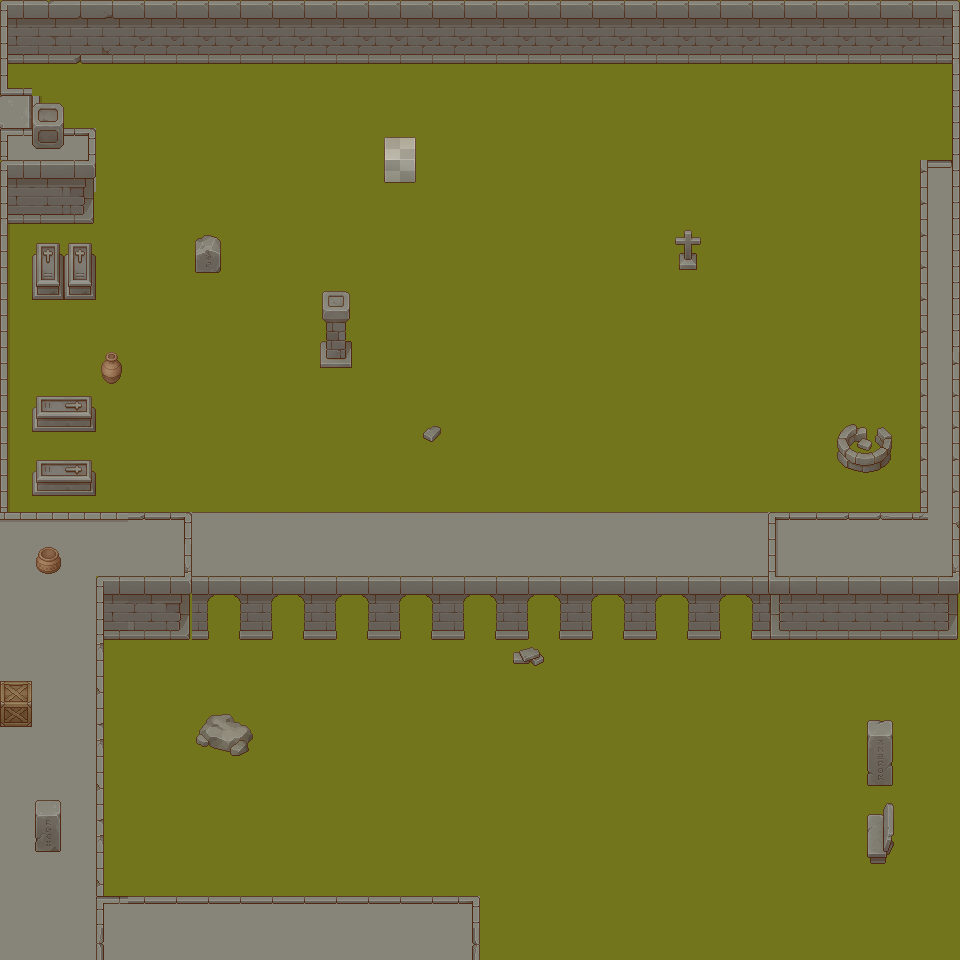

This game map was drawn from its Tiled (.tmx) file and the tilesets committed beside it. A one-line description and the trimmed map source follow:
An orthogonal 30x30 tile map with 32x32 px tiles, 4 tile layers (grds, city_wall01, city_wall02, objects), 1 hidden layer not drawn and 2 objects (start, end).

<map version="1.5" tiledversion="1.7.2" orientation="orthogonal" renderorder="right-down" width="30" height="30" tilewidth="32" tileheight="32" infinite="0" nextlayerid="7" nextobjectid="3">
 <editorsettings>
  <export target="abandoned_city01.json" format="json" />
 </editorsettings>
 <tileset firstgid="1" name="abandonded_city-tilesets" tilewidth="32" tileheight="32" tilecount="600" columns="8">
  <image source="mapImgs/abandonded_city-tilesets.png" width="256" height="2400" />
  <tile id="25">
   <properties>
    <property name="wall" type="bool" value="true" />
   </properties>
  </tile>
  <tile id="26">
   <properties>
    <property name="wall" type="bool" value="true" />
   </properties>
  </tile>
  <tile id="29">
   <properties>
    <property name="wall" type="bool" value="true" />
   </properties>
  </tile>
  <tile id="33">
   <properties>
    <property name="wall" type="bool" value="true" />
   </properties>
  </tile>
  <tile id="34">
   <properties>
    <property name="wall" type="bool" value="true" />
   </properties>
  </tile>
  <tile id="37">
   <properties>
    <property name="wall" type="bool" value="true" />
   </properties>
  </tile>
  <tile id="85">
   <properties>
    <property name="wall" type="bool" value="true" />
   </properties>
  </tile>
  <tile id="160">
   <properties>
    <property name="wall" type="bool" value="true" />
   </properties>
  </tile>
  <tile id="161">
   <properties>
    <property name="wall" type="bool" value="true" />
   </properties>
  </tile>
  <tile id="162">
   <properties>
    <property name="wall" type="bool" value="true" />
   </properties>
  </tile>
  <tile id="164">
   <properties>
    <property name="wall" type="bool" value="true" />
   </properties>
  </tile>
  <tile id="165">
   <properties>
    <property name="wall" type="bool" value="true" />
   </properties>
  </tile>
  <tile id="166">
   <properties>
    <property name="wall" type="bool" value="true" />
   </properties>
  </tile>
  <tile id="167">
   <properties>
    <property name="wall" type="bool" value="true" />
   </properties>
  </tile>
  <tile id="168">
   <properties>
    <property name="wall" type="bool" value="true" />
   </properties>
  </tile>
  <tile id="170">
   <properties>
    <property name="wall" type="bool" value="true" />
   </properties>
  </tile>
  <tile id="172">
   <properties>
    <property name="wall" type="bool" value="true" />
   </properties>
  </tile>
  <tile id="173">
   <properties>
    <property name="wall" type="bool" value="true" />
   </properties>
  </tile>
  <tile id="174">
   <properties>
    <property name="wall" type="bool" value="true" />
   </properties>
  </tile>
  <tile id="175">
   <properties>
    <property name="wall" type="bool" value="true" />
   </properties>
  </tile>
  <tile id="176">
   <properties>
    <property name="wall" type="bool" value="true" />
   </properties>
  </tile>
  <tile id="177">
   <properties>
    <property name="wall" type="bool" value="true" />
   </properties>
  </tile>
  <tile id="178">
   <properties>
    <property name="wall" type="bool" value="true" />
   </properties>
  </tile>
  <tile id="180">
   <properties>
    <property name="wall" type="bool" value="true" />
   </properties>
  </tile>
  <tile id="181">
   <properties>
    <property name="wall" type="bool" value="true" />
   </properties>
  </tile>
  <tile id="182">
   <properties>
    <property name="wall" type="bool" value="true" />
   </properties>
  </tile>
  <tile id="183">
   <properties>
    <property name="wall" type="bool" value="true" />
   </properties>
  </tile>
  <tile id="184">
   <properties>
    <property name="wall" type="bool" value="true" />
   </properties>
  </tile>
  <tile id="185">
   <properties>
    <property name="wall" type="bool" value="true" />
   </properties>
  </tile>
  <tile id="186">
   <properties>
    <property name="wall" type="bool" value="true" />
   </properties>
  </tile>
  <tile id="196">
   <properties>
    <property name="wall" type="bool" value="true" />
   </properties>
  </tile>
  <tile id="198">
   <properties>
    <property name="wall" type="bool" value="true" />
   </properties>
  </tile>
  <tile id="199">
   <properties>
    <property name="wall" type="bool" value="true" />
   </properties>
  </tile>
  <tile id="200">
   <properties>
    <property name="wall" type="bool" value="true" />
   </properties>
  </tile>
  <tile id="201">
   <properties>
    <property name="wall" type="bool" value="true" />
   </properties>
  </tile>
  <tile id="202">
   <properties>
    <property name="wall" type="bool" value="true" />
   </properties>
  </tile>
  <tile id="203">
   <properties>
    <property name="wall" type="bool" value="true" />
   </properties>
  </tile>
  <tile id="205">
   <properties>
    <property name="wall" type="bool" value="true" />
   </properties>
  </tile>
  <tile id="206">
   <properties>
    <property name="wall" type="bool" value="true" />
   </properties>
  </tile>
  <tile id="207">
   <properties>
    <property name="wall" type="bool" value="true" />
   </properties>
  </tile>
  <tile id="208">
   <properties>
    <property name="wall" type="bool" value="true" />
   </properties>
  </tile>
  <tile id="209">
   <properties>
    <property name="wall" type="bool" value="true" />
   </properties>
  </tile>
  <tile id="210">
   <properties>
    <property name="wall" type="bool" value="true" />
   </properties>
  </tile>
  <tile id="211">
   <properties>
    <property name="wall" type="bool" value="true" />
   </properties>
  </tile>
  <tile id="213">
   <properties>
    <property name="wall" type="bool" value="true" />
   </properties>
  </tile>
  <tile id="214">
   <properties>
    <property name="wall" type="bool" value="true" />
   </properties>
  </tile>
  <tile id="215">
   <properties>
    <property name="wall" type="bool" value="true" />
   </properties>
  </tile>
  <tile id="217">
   <properties>
    <property name="wall" type="bool" value="true" />
   </properties>
  </tile>
  <tile id="218">
   <properties>
    <property name="wall" type="bool" value="true" />
   </properties>
  </tile>
  <tile id="219">
   <properties>
    <property name="wall" type="bool" value="true" />
   </properties>
  </tile>
  <tile id="221">
   <properties>
    <property name="wall" type="bool" value="true" />
   </properties>
  </tile>
  <tile id="222">
   <properties>
    <property name="wall" type="bool" value="true" />
   </properties>
  </tile>
  <tile id="223">
   <properties>
    <property name="wall" type="bool" value="true" />
   </properties>
  </tile>
  <tile id="224">
   <properties>
    <property name="wall" type="bool" value="true" />
   </properties>
  </tile>
  <tile id="225">
   <properties>
    <property name="wall" type="bool" value="true" />
   </properties>
  </tile>
  <tile id="227">
   <properties>
    <property name="wall" type="bool" value="true" />
   </properties>
  </tile>
  <tile id="228">
   <properties>
    <property name="wall" type="bool" value="true" />
   </properties>
  </tile>
  <tile id="230">
   <properties>
    <property name="wall" type="bool" value="true" />
   </properties>
  </tile>
  <tile id="231">
   <properties>
    <property name="wall" type="bool" value="true" />
   </properties>
  </tile>
  <tile id="232">
   <properties>
    <property name="wall" type="bool" value="true" />
   </properties>
  </tile>
  <tile id="233">
   <properties>
    <property name="wall" type="bool" value="true" />
   </properties>
  </tile>
  <tile id="235">
   <properties>
    <property name="wall" type="bool" value="true" />
   </properties>
  </tile>
  <tile id="236">
   <properties>
    <property name="wall" type="bool" value="true" />
   </properties>
  </tile>
  <tile id="238">
   <properties>
    <property name="wall" type="bool" value="true" />
   </properties>
  </tile>
  <tile id="239">
   <properties>
    <property name="wall" type="bool" value="true" />
   </properties>
  </tile>
  <tile id="246">
   <properties>
    <property name="wall" type="bool" value="true" />
   </properties>
  </tile>
  <tile id="247">
   <properties>
    <property name="wall" type="bool" value="true" />
   </properties>
  </tile>
  <tile id="431">
   <properties>
    <property name="wall" type="bool" value="true" />
   </properties>
  </tile>
  <tile id="447">
   <properties>
    <property name="wall" type="bool" value="true" />
   </properties>
  </tile>
  <tile id="455">
   <properties>
    <property name="wall" type="bool" value="true" />
   </properties>
  </tile>
  <tile id="471">
   <properties>
    <property name="wall" type="bool" value="true" />
   </properties>
  </tile>
  <tile id="487">
   <properties>
    <property name="wall" type="bool" value="true" />
   </properties>
  </tile>
  <tile id="503">
   <properties>
    <property name="wall" type="bool" value="true" />
   </properties>
  </tile>
  <tile id="515">
   <properties>
    <property name="wall" type="bool" value="true" />
   </properties>
  </tile>
  <tile id="520">
   <properties>
    <property name="wall" type="bool" value="true" />
   </properties>
  </tile>
  <tile id="521">
   <properties>
    <property name="wall" type="bool" value="true" />
   </properties>
  </tile>
  <tile id="523">
   <properties>
    <property name="wall" type="bool" value="true" />
   </properties>
  </tile>
  <tile id="531">
   <properties>
    <property name="wall" type="bool" value="true" />
   </properties>
  </tile>
  <tile id="536">
   <properties>
    <property name="wall" type="bool" value="true" />
   </properties>
  </tile>
  <tile id="537">
   <properties>
    <property name="wall" type="bool" value="true" />
   </properties>
  </tile>
  <tile id="539">
   <properties>
    <property name="wall" type="bool" value="true" />
   </properties>
  </tile>
  <tile id="541">
   <properties>
    <property name="wall" type="bool" value="true" />
   </properties>
  </tile>
  <tile id="547">
   <properties>
    <property name="wall" type="bool" value="true" />
   </properties>
  </tile>
  <tile id="549">
   <properties>
    <property name="wall" type="bool" value="true" />
   </properties>
  </tile>
  <tile id="552">
   <properties>
    <property name="wall" type="bool" value="true" />
   </properties>
  </tile>
  <tile id="558">
   <properties>
    <property name="wall" type="bool" value="true" />
   </properties>
  </tile>
  <tile id="559">
   <properties>
    <property name="wall" type="bool" value="true" />
   </properties>
  </tile>
  <tile id="560">
   <properties>
    <property name="wall" type="bool" value="true" />
   </properties>
  </tile>
  <tile id="564">
   <properties>
    <property name="wall" type="bool" value="true" />
   </properties>
  </tile>
  <tile id="566">
   <properties>
    <property name="wall" type="bool" value="true" />
   </properties>
  </tile>
  <tile id="567">
   <properties>
    <property name="wall" type="bool" value="true" />
   </properties>
  </tile>
  <tile id="570">
   <properties>
    <property name="wall" type="bool" value="true" />
   </properties>
  </tile>
  <tile id="572">
   <properties>
    <property name="wall" type="bool" value="true" />
   </properties>
  </tile>
  <tile id="576">
   <properties>
    <property name="wall" type="bool" value="true" />
   </properties>
  </tile>
  <tile id="592">
   <properties>
    <property name="wall" type="bool" value="true" />
   </properties>
  </tile>
 </tileset>
 <layer id="1" name="grds" width="30" height="30">
  <data>[900 cells, 900 non-empty, 2 distinct tile ids]</data>
 </layer>
 <layer id="3" name="city_wall01" width="30" height="30">
  <data>[900 cells, 181 non-empty, 15 distinct tile ids]</data>
 </layer>
 <layer id="2" name="city_wall02" width="30" height="30">
  <data>[900 cells, 176 non-empty, 42 distinct tile ids]</data>
 </layer>
 <layer id="4" name="objects" width="30" height="30">
  <data>[900 cells, 46 non-empty, 39 distinct tile ids]</data>
 </layer>
 <objectgroup id="6" name="objectLayer" locked="1">
  <object id="1" name="start" x="544" y="928">
   <point />
  </object>
  <object id="2" name="end" x="920" y="63.6667" width="31.3333" height="95.6667" />
 </objectgroup>
 <layer id="5" name="chest" width="30" height="30" visible="0" locked="1">
  <data>[900 cells, 1 non-empty, 1 distinct tile ids]</data>
 </layer>
</map>
